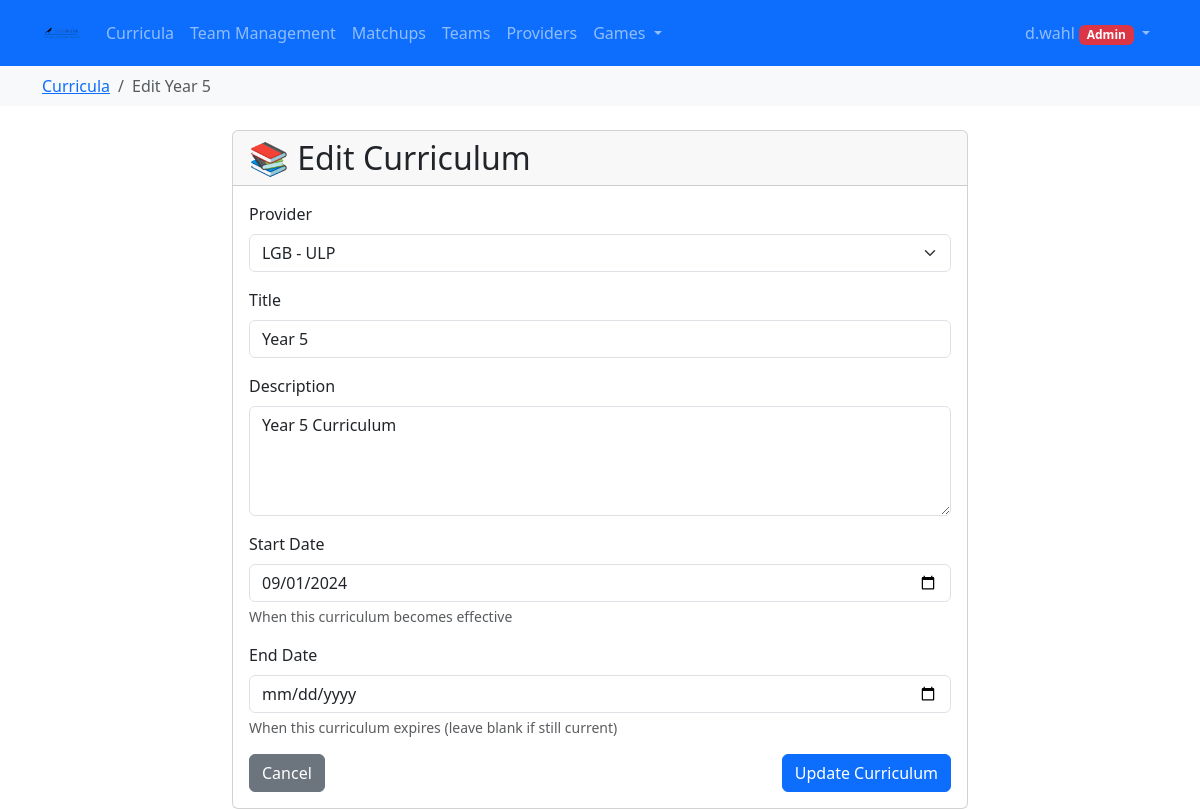
/syllabus/curriculum/1/edit/ (signed in), run on the app's committed database.
### syllabus/models.py (models this page shows, shortened)
class Curriculum(models.Model):
    provider = models.ForeignKey(Provider, on_delete=models.CASCADE)
    title = models.CharField(max_length=200)
    description = models.TextField(blank=True)
    start_date = models.DateField(help_text="When this curriculum becomes effective")
    end_date = models.DateField(null=True, blank=True, help_text="When this curriculum expires (leave blank if still current)")
    created_at = models.DateTimeField(auto_now_add=True)
    updated_at = models.DateTimeField(auto_now=True)

### syllabus/views.py (the view)
# urls.py: path('curriculum/<int:curriculum_id>/edit/', views.edit_curriculum, name='edit_curriculum'),
@login_required
@user_passes_test(is_admin)
def edit_curriculum(request, curriculum_id):
    curriculum = get_object_or_404(Curriculum, id=curriculum_id)
    if request.method == 'POST':
        form = CurriculumForm(request.POST, instance=curriculum)
        if form.is_valid():
            form.save()
            messages.success(request, 'Curriculum updated successfully!')
            return redirect('curriculum_list')
    else:
        form = CurriculumForm(instance=curriculum)
    return render(request, 'syllabus/edit_curriculum.html', {'form': form, 'curriculum': curriculum})

### syllabus/forms.py
class CurriculumForm(forms.ModelForm):
    class Meta:
        model = Curriculum
        fields = ['provider', 'title', 'description', 'start_date', 'end_date']
        widgets = {
            'provider': forms.Select(attrs={'class': 'form-select'}),
            'title': forms.TextInput(attrs={'class': 'form-control'}),
            'description': forms.Textarea(attrs={'class': 'form-control', 'rows': 4}),
            'start_date': forms.DateInput(attrs={'class': 'form-control', 'type': 'date'}),
            'end_date': forms.DateInput(attrs={'class': 'form-control', 'type': 'date'}),
        }

### aigames/models.py (called while the page is built)
    @property
    def logo_url(self):
        if self.logo:
            return self.logo.url
        return None

    @property
    def can_create_teams(self):
        return self.role in ['teacher', 'admin']

    @property
    def can_create_games(self):
        return self.role == 'admin'

    @property
    def can_modify_syllabus(self):
        return self.role == 'admin'

### syllabus/models.py (called while the page is built)
    def __str__(self):
        return self.name

### syllabus/views.py (called while the page is built)
def can_modify_syllabus(user):
    if not user.is_authenticated:
        return False
    try:
        from aigames.models import UserProfile
        return user.profile.can_modify_syllabus
    except (UserProfile.DoesNotExist, AttributeError):
        return user.is_superuser or user.groups.filter(name='Admin').exists()

def is_admin(user):
    return can_modify_syllabus(user)

### syllabus/templates/syllabus/edit_curriculum.html (shortened to what this page needs)
{% extends 'syllabus/base.html' %}
{% block breadcrumb %}
<nav aria-label="breadcrumb" class="bg-light py-2">
    <div class="container">
        <ol class="breadcrumb mb-0">
            <li class="breadcrumb-item"><a href="{% url 'curriculum_list' %}">Curricula</a></li>
            <li class="breadcrumb-item active">Edit {{ curriculum.title }}</li>
        </ol>
    </div>
</nav>
{% endblock %}
{% block content %}
<div class="row justify-content-center">
    <div class="col-md-8">
        <div class="card">
            <div class="card-header">
                <h2 class="mb-0">📚 Edit Curriculum</h2>
            </div>
            <div class="card-body">
                <form method="post">
                    <div class="mb-3">
                        <label for="{{ form.provider.id_for_label }}" class="form-label">Provider</label>
                        {{ form.provider }}
                    </div>
                    <div class="mb-3">
                        <label for="{{ form.title.id_for_label }}" class="form-label">Title</label>
                        {{ form.title }}
                    </div>
                    <div class="mb-3">
                        <label for="{{ form.description.id_for_label }}" class="form-label">Description</label>
                        {{ form.description }}
                    </div>
                    <div class="mb-3">
                        <label for="{{ form.start_date.id_for_label }}" class="form-label">Start Date</label>
                        {{ form.start_date }}
                        {% if form.start_date.help_text %}
                            <div class="form-text">{{ form.start_date.help_text }}</div>
                        {% endif %}
                    </div>
                    <div class="mb-3">
                        <label for="{{ form.end_date.id_for_label }}" class="form-label">End Date</label>
                        {{ form.end_date }}
                        {% if form.end_date.help_text %}
                            <div class="form-text">{{ form.end_date.help_text }}</div>
                        {% endif %}
                    </div>
                    <div class="d-flex justify-content-between">
                        <a href="{% url 'curriculum_list' %}" class="btn btn-secondary">Cancel</a>
                        <button type="submit" class="btn btn-primary">Update Curriculum</button>
                    </div>
                </form>
            </div>
        </div>
    </div>
</div>
{% endblock %}

### syllabus/templates/syllabus/base.html (shortened to what this page needs)
{% load static %}
<!DOCTYPE html>
<html>
<head>
    <link href="{% static 'syllabus/css/bootstrap.min.css' %}" rel="stylesheet">
</head>
<body>
    {% block navbar %}
    <nav class="navbar navbar-expand-lg navbar-dark bg-primary">
        <div class="container">
            {% if user.is_authenticated %}
                <a class="navbar-brand d-flex align-items-center" href="{% if user_role == 'student' %}{% url 'aigames:student_dashboard' %}{% else %}{% url 'curriculum_list' %}{% endif %}">
                    {% if school_logo %}
                        <img src="{{ school_logo }}" alt="{{ school_name }} Logo" height="40">
                    {% else %}
                        📚 Aiducator
                    {% endif %}
                </a>
            {% else %}
                <a class="navbar-brand" href="{% url 'landing_page' %}">📚 Aiducator</a>
            {% endif %}
            <div class="collapse navbar-collapse" id="navbarNav">
                {% if user.is_authenticated %}
                    <ul class="navbar-nav me-auto">
                        {% if user_role == 'student' %}
                            <li class="nav-item">
                                <a class="nav-link" href="{% url 'aigames:student_dashboard' %}">
                                    <i class="bi bi-house-door"></i> My Games
                                </a>
                            </li>
                            <li class="nav-item">
                                <a class="nav-link" href="{% url 'aigames:list_teams' %}">
                                    <i class="bi bi-people"></i> Teams
                                </a>
                            </li>
                        {% else %}
                            <li class="nav-item">
                                <a class="nav-link" href="{% url 'curriculum_list' %}">
                                     Curricula
                                </a>
                            </li>
                            <li class="nav-item">
                                <a class="nav-link" href="{% url 'aigames:team_management_dashboard' %}">
                                     Team Management
                                </a>
                            </li>
                            <li class="nav-item">
                                <a class="nav-link" href="{% url 'aigames:game_matchups_list' %}">
                                     Matchups
                                </a>
                            </li>
                            <li class="nav-item">
                                <a class="nav-link" href="{% url 'aigames:list_teams' %}">
                                     Teams
                                </a>
                            </li>
                            {% if can_modify_syllabus %}
                                <li class="nav-item">
                                    <a class="nav-link" href="{% url 'provider_list' %}">
                                         Providers
                                    </a>
                                </li>
                                <li class="nav-item dropdown">
                                    <a class="nav-link dropdown-toggle" href="#" id="gamesDropdown" role="button" data-bs-toggle="dropdown" aria-expanded="false">
                                         Games
                                    </a>
                                </li>
                            {% endif %}
                        {% endif %}
                    </ul>
                {% endif %}
                <ul class="navbar-nav">
                    {% if user.is_authenticated %}
                        <li class="nav-item dropdown">
                            <a class="nav-link dropdown-toggle" href="#" id="navbarDropdown" role="button" data-bs-toggle="dropdown">
                                {{ user.username }}
                                {% if user_role == 'admin' %}
                                    <span class="badge bg-danger">Admin</span>
                                {% elif user_role == 'teacher' %}
                                    <span class="badge bg-warning text-dark">Teacher</span>
                                {% elif user_role == 'student' %}
                                    <span class="badge bg-info">Student</span>
                                {% else %}
                                    <span class="badge bg-secondary">User</span>
                                {% endif %}
                            </a>
                        </li>
                    {% else %}
                        <li class="nav-item">
                            <a class="nav-link" href="/accounts/login/">Login</a>
                        </li>
                    {% endif %}
                </ul>
            </div>
        </div>
    </nav>
    {% endblock %}
    {% block breadcrumb %}{% endblock %}
    <div class="container mt-4">
        {% block content %}{% endblock %}
    </div>
</body>
</html>

### data on the page
Curriculum: title "Year 5", provider "LGB - ULP", description "Year 5 Curriculum", start_date "09/01/2024"

### other printed values
{{ user.username }} "d.wahl"
